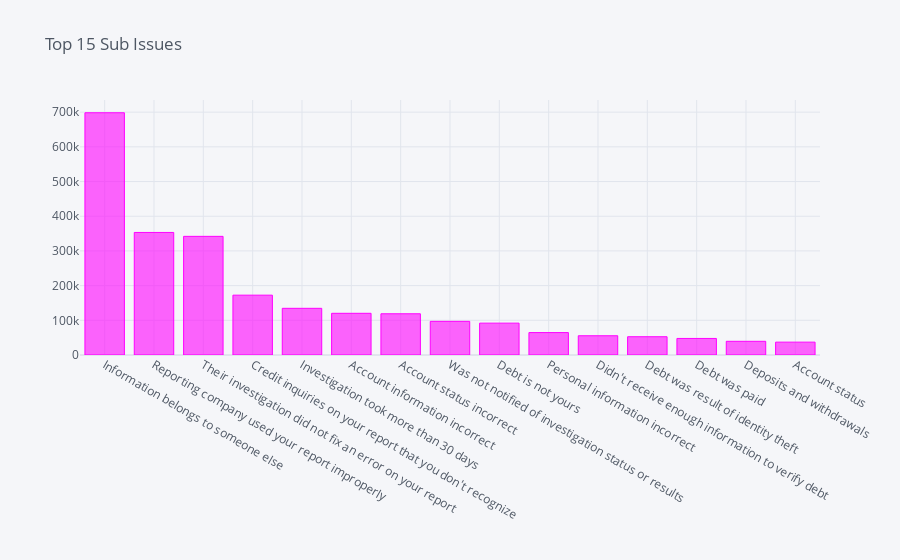

The notebook cell saved with this chart:
### Code cell
df['Sub-issue'].str.strip("'").value_counts()[0:15].iplot(kind ='bar',
                                                                     title='Top 15 Sub Issues',fontsize=14,color='magenta')

### Figure 1 — Plotly figure (JSON) as saved in the notebook; plotly's stock layout.template omitted (floating-point values rounded to 4 significant figures)
{"data": [{"marker": {"color": "rgba(255, 0, 255, 0.6)", "line": {"color": "rgba(255, 0, 255, 1.0)", "width": 1}}, "name": "Sub-issue", "orientation": "v", "text": "", "type": "bar", "x": ["Information belongs to someone else", "Reporting company used your report improperly", "Their investigation did not fix an error on your report", "Credit inquiries on your report that you don't recognize", "Investigation took more than 30 days", "Account information incorrect", "Account status incorrect", "Was not notified of investigation status or results", "Debt is not yours", "Personal information incorrect", "Didn't receive enough information to verify debt", "Debt was result of identity theft", "Debt was paid", "Deposits and withdrawals", "Account status"], "y": [698211, 353218, 341985, 172479, 134532, 120162, 118792, 97014, 91822, 64626, 55451, 52692, 47730, 39475, 37057]}], "layout": {"legend": {"bgcolor": "#F5F6F9", "font": {"color": "#4D5663"}}, "paper_bgcolor": "#F5F6F9", "plot_bgcolor": "#F5F6F9", "title": {"font": {"color": "#4D5663"}, "text": "Top 15 Sub Issues"}, "xaxis": {"gridcolor": "#E1E5ED", "showgrid": true, "tickfont": {"color": "#4D5663"}, "title": {"font": {"color": "#4D5663"}, "text": ""}, "zerolinecolor": "#E1E5ED"}, "yaxis": {"gridcolor": "#E1E5ED", "showgrid": true, "tickfont": {"color": "#4D5663"}, "title": {"font": {"color": "#4D5663"}, "text": ""}, "zerolinecolor": "#E1E5ED"}}}
